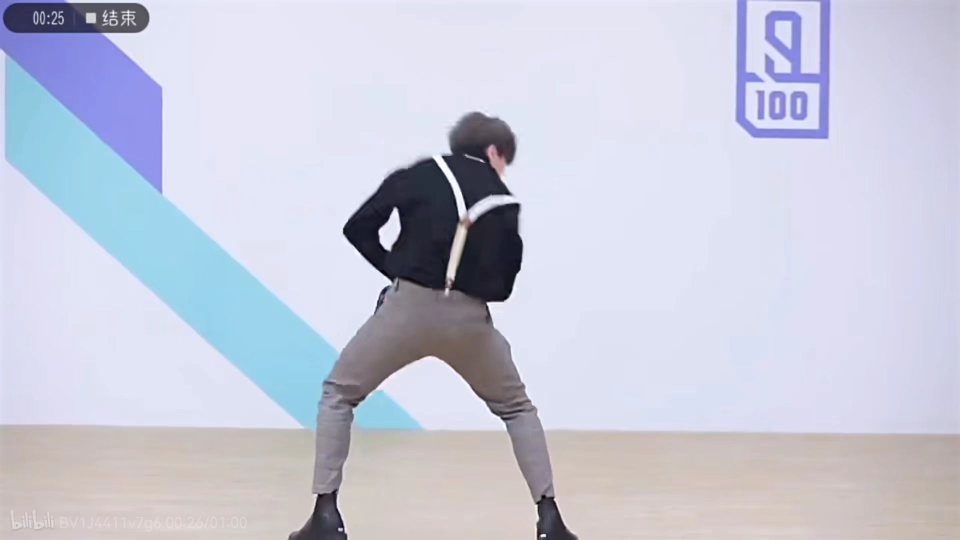
#> input picture test/jntm.jpg, 1920 x 1080 px, found by its file name (shown at 1/2 size)
$ python test.py
#> lines starting #> are read from the running program, lines starting #| are printed output that depends on the picture
#> further down, img is the input picture: shape (1080, 1920, 3); mean B, G, R 217.7, 201.9, 199.4
### src/video2text/__init__.py
import cv2
import numpy as np

def transfer(img,x,y):
    '''
    转化 图片 高度 宽度
    '''
#> called with x = 50, y = 200
    img=cv2.cvtColor(img, cv2.COLOR_BGR2GRAY)
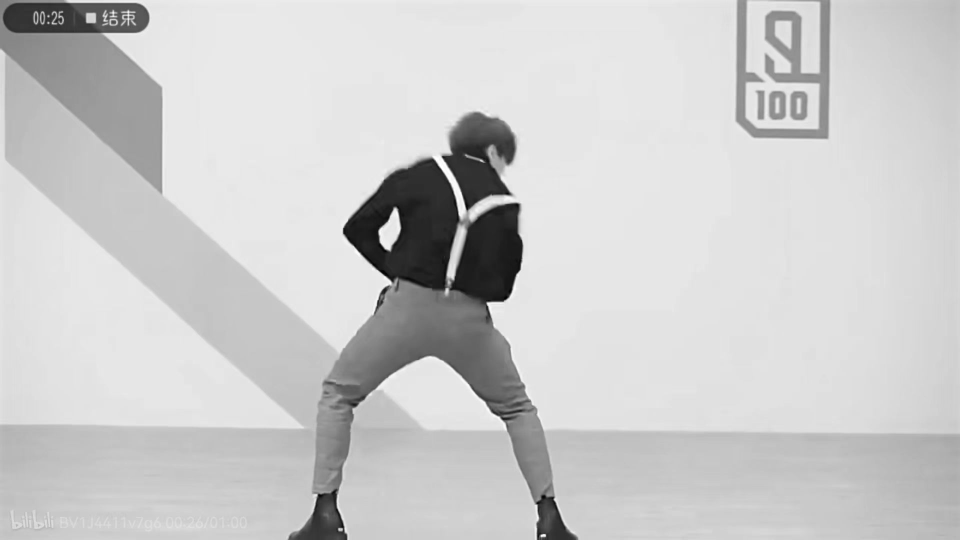
#> img: shape (1080, 1920) (shown at 1/2 size); min 1, max 255, mean 202.9
    img=cv2.resize(img,(y,x))
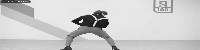
#> img: shape (50, 200); min 2, max 254, mean 202.7
    out=""
    for a in range(x):
        for b in range(y):
            c=img[a][b]
            if c<32:
                #print(" ",end="")
                out+=" "
            elif c<64:
                #print(".",end="")
                out+="."
            elif c<96:
                #print(":",end="")
                out+=":"
            elif c<128:
                #print("=",end="")
                out+="="
            elif c<160:
                #print("*",end="")
                out+="*"
            elif c<224:
                #print("#",end="")
                out+="#"
            else:
                #print("@",end="")
                out+="@"
        #print("\n",end="")
        out+="\n"
    return out

### test/test.py
import sys, os

path = os.getcwd() + r'/src'
sys.path.append(path)

import video2text
import cv2
import numpy as np

img=cv2.imread("test/jntm.jpg")
out=video2text.transfer(img,50,200)
print(out)
